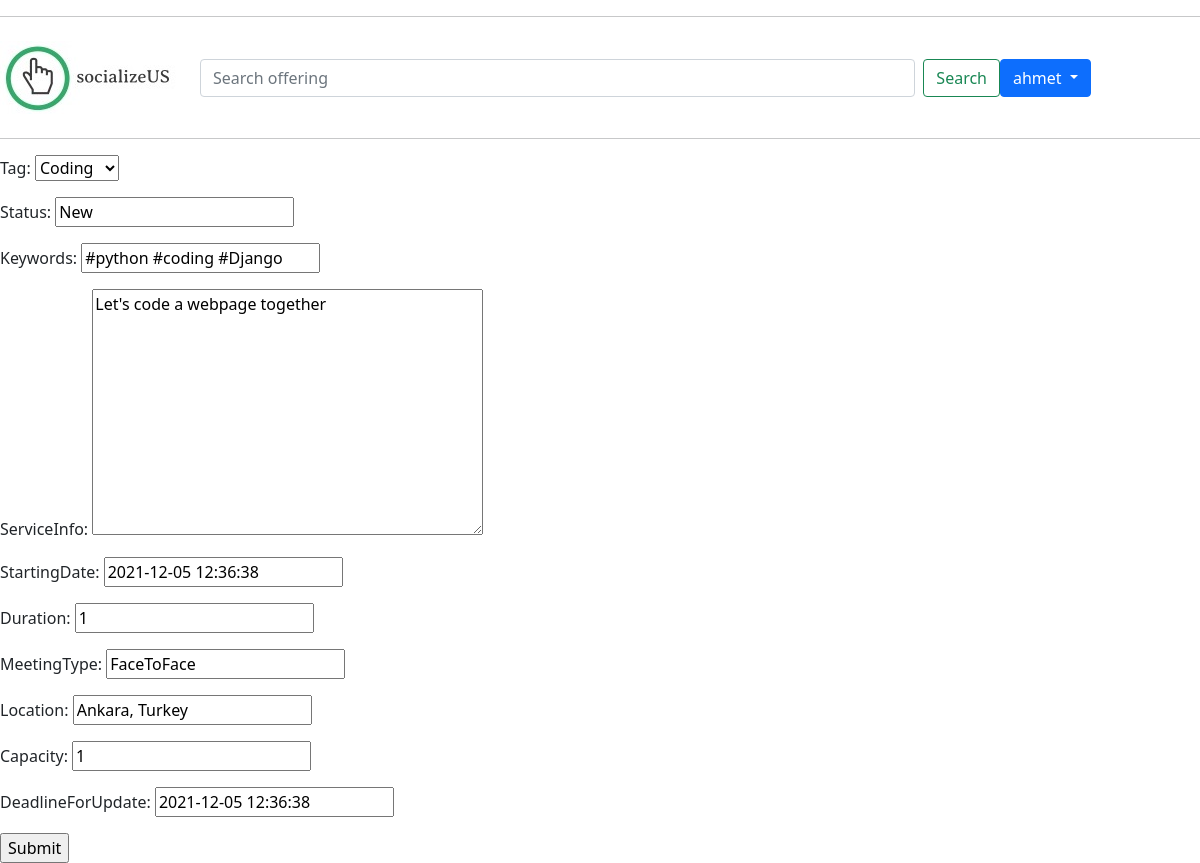
The page /update-offer/76eaadc5-eb49-43a5-b0ae-ef500ccf0c5a/ (signed in) on the database its author committed.
### base/models.py (models this page shows, shortened)
class Offering(models.Model):
    serviceID = models.UUIDField(primary_key = True, default = uuid.uuid4, editable = False)
    tag = models.ForeignKey(Tag, on_delete=models.CASCADE, null=True)
    status = models.CharField(max_length=10,default='New')
    providerID = models.ForeignKey(User, on_delete=models.CASCADE)
    keywords = models.CharField(max_length=100)
    serviceInfo = models.TextField(max_length=200,null=True,blank=True)
    startingDate = models.DateTimeField(editable=True,default=timezone.now())
    duration = models.PositiveIntegerField(editable=True,default=1)
    meetingType = models.CharField(max_length=10,default='FaceToFace')
    location = models.CharField(max_length=50)
    capacity = models.PositiveIntegerField(editable=True,default=1)
    deadlineForUpdate = models.DateTimeField(editable=True,default=timezone.now())
    updated = models.DateTimeField(auto_now=True)
    created = models.DateTimeField(auto_now_add=True)
    class Meta:
        ordering = ['-updated','-created']

### base/views.py (the view)
# urls.py: path('update-offer/<str:ofNum>/', views.updateOffer, name ="update-offer"),
@login_required(login_url='login')
def updateOffer(request, ofNum):
    offer = Offering.objects.get(serviceID=ofNum)
    form = OfferForm(instance=offer)
    if request.user != offer.providerID:
        return HttpResponse('You are not allowed to update this offer')
    if request.method == 'POST':
        form = OfferForm(request.POST, instance=offer)
        if form.is_valid():
            form.save()
            return redirect('home')
    context = {'form':form}
    return render(request, 'base/create_offering.html', context)

### base/forms.py
class OfferForm(ModelForm):
    class Meta:
        model = Offering
        fields = '__all__'
        exclude = ['providerID']

### base/models.py (called while the page is built)
    def __str__(self):
        return self.tagName

### base/templates/base/create_offering.html (shortened to what this page needs)
{% extends 'main.html' %}
{% block content %}
<div>
    <form method="POST" action="" >
        {{form.as_p}}
        <input type="submit" value="Submit" />
    </form>
</div>
{% endblock content %}

### templates/navbar.html (shortened to what this page needs)
{% load static %}
<hr>
<nav class="navbar navbar-expand-lg navbar-light bg-white">
        <div class="col-2">
            <a href="{% url 'home' %}">
                <img src="{% static 'images/logo.jpeg' %}" />
            </a>
        </div>
        <div class="col-8">
            <form class="d-flex" method="GET" action="{% url 'home' %}">
                <input class="form-control me-2" type="text" name="q" placeholder="Search offering" />
                <button class="btn btn-outline-success" type="submit">Search</button>
            </form>
        </div>
        {% if request.user.is_authenticated %}
            <div class="dropdown">
                <button class="btn btn-primary dropdown-toggle" type="button" id="dropdownMenuButton" data-bs-toggle="dropdown" aria-haspopup="true" aria-expanded="false">
                {{ request.user }}
                </button>
            </div>
        {% else %}
            <div class="col-2">
                <a class="btn btn-primary" href="{% url 'login' %}" role="button">Sing In</a>
                <a class="btn btn-success" href="{% url 'login' %}" role="button">Sing Up</a>
            </div>
        {% endif %}
</nav>
<hr>

### rows shown on the page
Offering: tag "Coding", status "New", keywords "#python #coding #Django", serviceInfo "Let's code a webpage together", startingDate "2021-12-05 12:36:38", duration "1", meetingType "FaceToFace", location "Ankara, Turkey", capacity "1", deadlineForUpdate "2021-12-05 12:36:38"

### other values the page prints
{{ request.user }} "ahmet"
